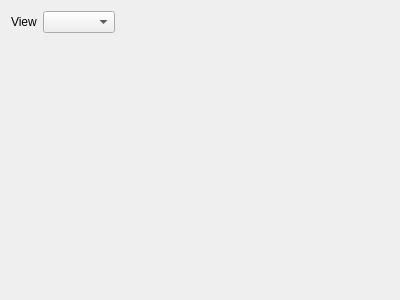
<?xml version="1.0" encoding="UTF-8"?>
<ui version="4.0">
 <class>voAnalysisPanel</class>
 <widget class="QWidget" name="voAnalysisPanel">
  <property name="geometry">
   <rect>
    <x>0</x>
    <y>0</y>
    <width>400</width>
    <height>300</height>
   </rect>
  </property>
  <property name="windowTitle">
   <string>Form</string>
  </property>
  <layout class="QVBoxLayout" name="verticalLayout">
   <item>
    <layout class="QHBoxLayout" name="horizontalLayout">
     <item>
      <widget class="QLabel" name="viewLabel">
       <property name="text">
        <string>View</string>
       </property>
      </widget>
     </item>
     <item>
      <widget class="QComboBox" name="viewBox"/>
     </item>
     <item>
      <spacer name="horizontalSpacer">
       <property name="orientation">
        <enum>Qt::Horizontal</enum>
       </property>
       <property name="sizeHint" stdset="0">
        <size>
         <width>40</width>
         <height>20</height>
        </size>
       </property>
      </spacer>
     </item>
    </layout>
   </item>
   <item>
    <widget class="QStackedWidget" name="content"/>
   </item>
  </layout>
 </widget>
 <resources/>
 <connections/>
</ui>
